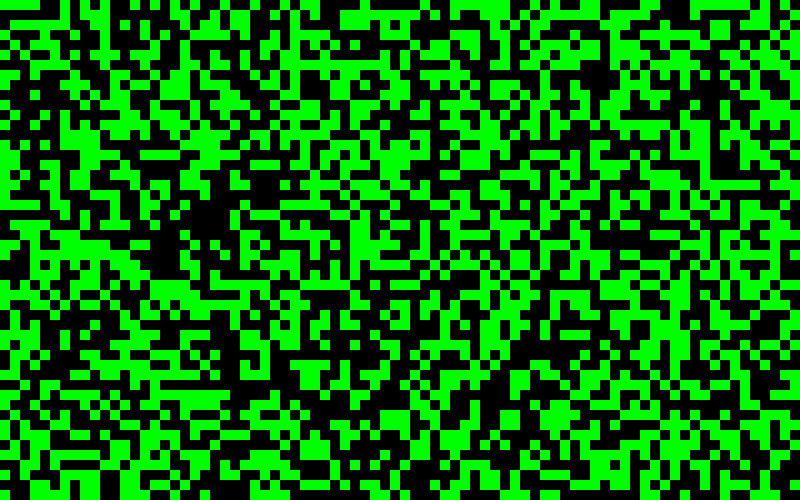
Frame 1 (no input)
Frame 60 (no input): identical to frame 1, image omitted
Frame 120 (the mouse pressed at the canvas centre since frame 60): identical to frame 1, image omitted

The p5.js sketch that drew this single still picture (run headless with seeded random() and noise() and a simulated clock; from frame 60 on, the mouse is pressed at the canvas centre):

// p5.js sketch
// ── sketch.js
const ROWS = 50;
const COLS = 80;

let dungeon = new Array(ROWS);

function setup() {
  createCanvas(800, 500);
  for (let row = 0; row < ROWS; row++) {
    dungeon[row] = new Array(COLS);
  }
  dungeon = generatorRandomGrid(dungeon, 0.45);

  /*
  for(let i = 0 ; i < 10; i++){
  dungeon = runCA(dungeon)
    
  }
  */
  print(num_walls_around(dungeon, 0, 0));

  //noLoop();
}

function draw() {
  background(220);
  noStroke();
  for (let row = 0; row < ROWS; row++) {
    for (let col = 0; col < COLS; col++) {
      if (dungeon[row][col] == 1) {
        fill(0, 255, 0);
        // print("green");
      } else {
        fill(0, 0, 0);
        //print("black");
      }
      rect(
        col * floor(width / COLS),
        row * floor(height / ROWS),
        floor(width / COLS),
        floor(height / ROWS)
      );
    }
  }
}

function mouseReleased() {
  dungeon = iterate_grid(dungeon);
}

function generatorRandomGrid(grid, probability) {
  for (let row = 0; row < grid.length; row++) {
    for (let col = 0; col < grid[0].length; col++) {
      let randomNumber = round(random(0, 1));
      if (random(0, 1) < probability) {
        grid[row][col] = 1;
      }
      else {
        grid[row][col] = 0;
      }
    }
  }
  return grid;
}

function iterate_grid(grid) {
  new_grid = new Array(ROWS);
  for (let row = 0; row < ROWS; row++) {
    new_grid[row] = new Array(COLS);
  }
  for (let i = 0; i < COLS; i++) {
    for (let j = 0; j < ROWS; j++) {
      let num = num_walls_around(grid, i, j);
      if (num >= 5) {
        new_grid[j][i] = 1;
      } else {
        new_grid[j][i] = 0;
      }
    }
  }
  return new_grid;
}

/*
function cloneGrid(grid) {
  // Clone the 1st dimension
  const newGrid = [...grid];
  // Clone each 2nd dimension
  newGrid.forEach((row, rowIndex) => (newGrid[rowIndex] = [...row]));
  return newGrid;
}

*/

function num_walls_around(grid, x, y) {
  let tile_count = 0;
  for (let i = -1; i <= 1; i++) {
    for (let j = -1; j <= 1; j++) {
      if (j + x < 0 || j + x >= COLS || y + i < 0 || y + i >= ROWS) {
        tile_count++;
      } else {
        if (grid[i + y][j + x] == 1) {
          tile_count++;
        }
      }
    }
  }
  return tile_count;
}
